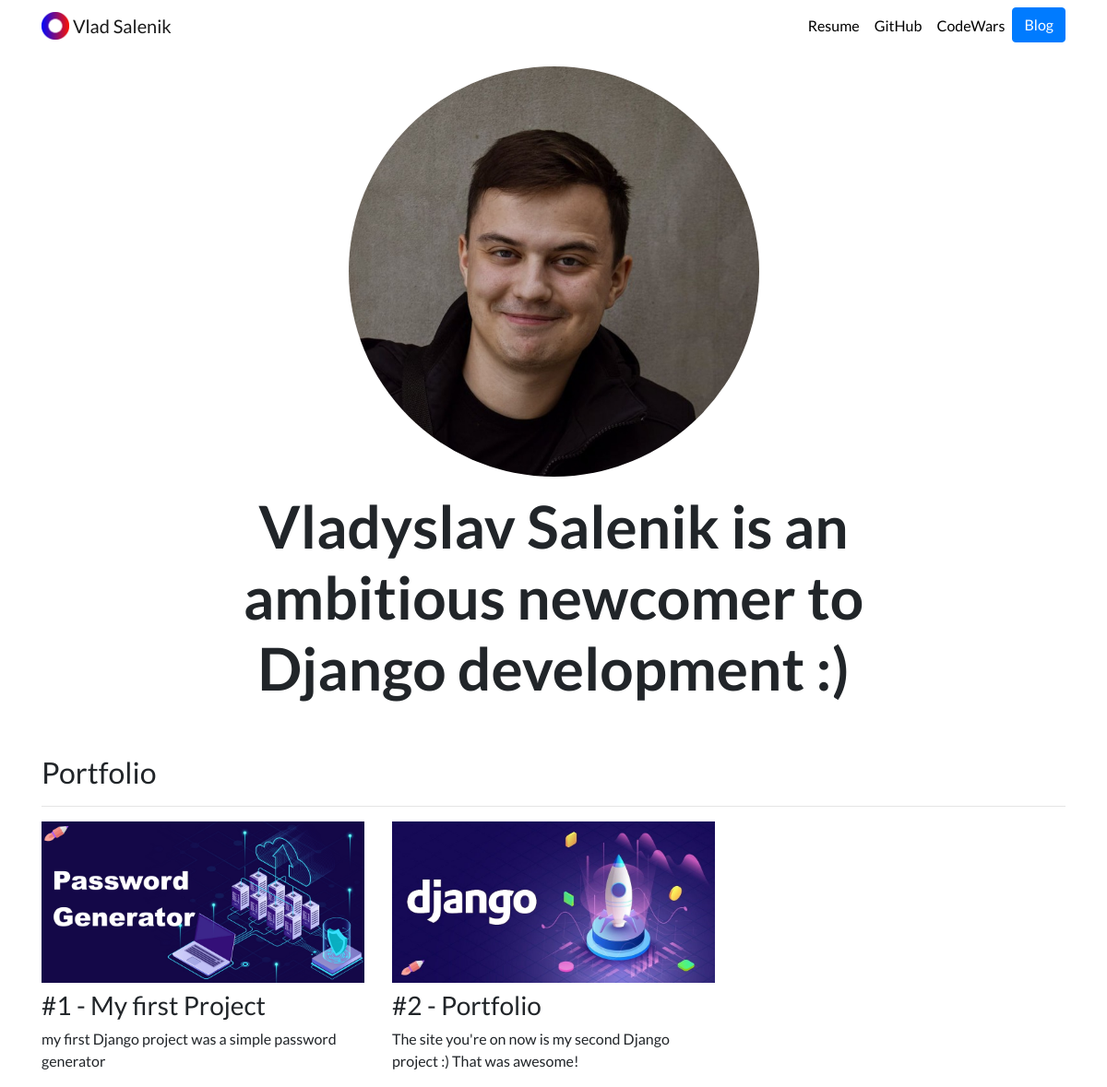
Before: / with the older database file.
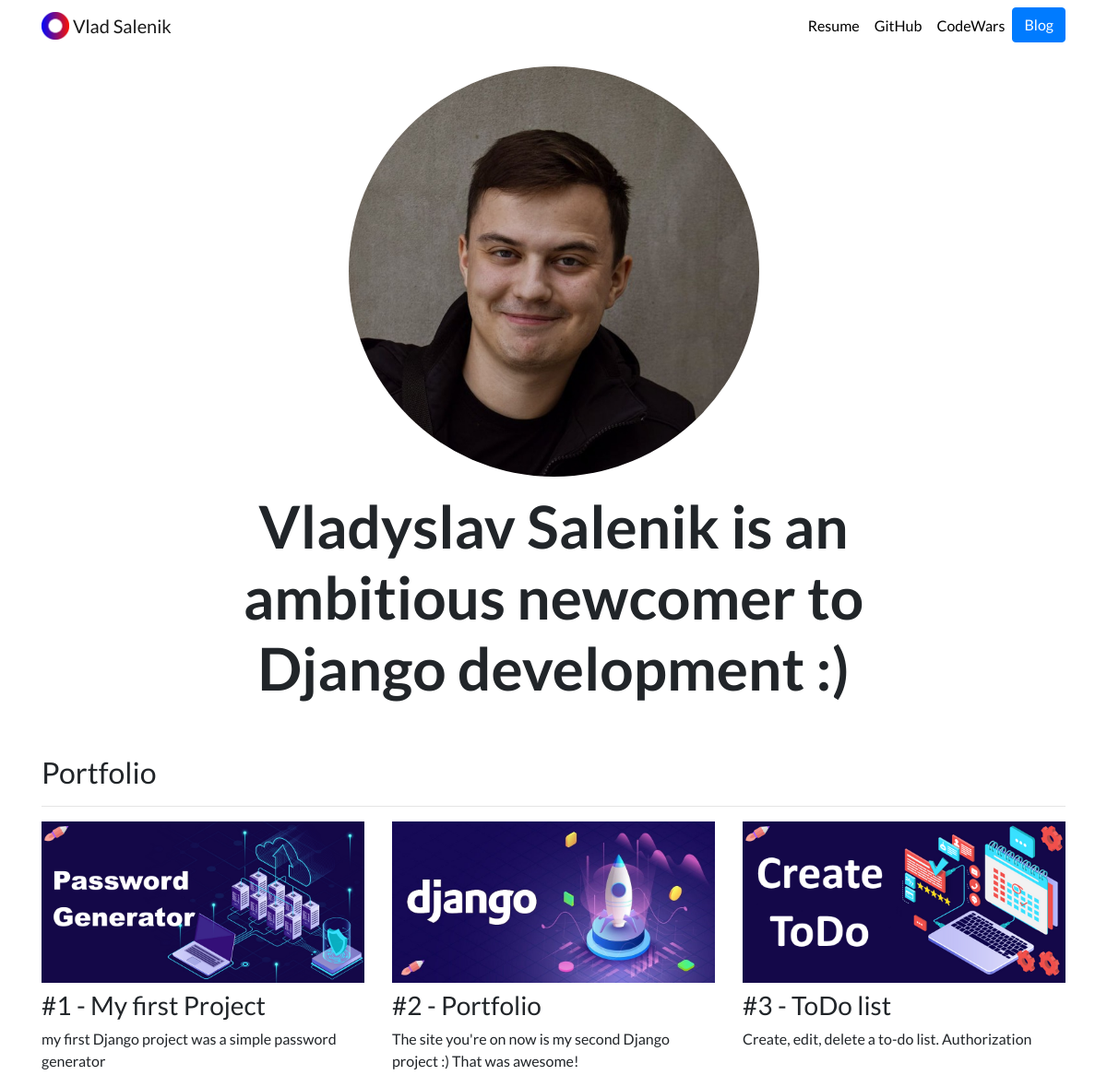
After: the same page with the newer database file.
### portfolio/models.py (models this page shows, shortened)
class Project(models.Model):
    title = models.CharField(max_length=100)
    description = models.CharField(max_length=250)
    image = models.ImageField(upload_to='portfolio/images')
    url = models.URLField(blank=True)

### portfolio/views.py (the view)
# urls.py: 2. Add a URL to urlpatterns:  path('', views.home, name='home')
def home(request):
    projects = Project.objects.all()
    return render(request, 'portfolio/home.html', {'projects': projects})

### portfolio/templates/portfolio/home.html
{% extends "portfolio/base.html" %}
{% load static %}
{% block content %}
<div class="row justify-content-center my-3">
  <div class="col-5">
    <img src="{% static 'portfolio/my_photo.jpg' %}" class="img-fluid" style="border-radius: 50%">
  </div>
</div>
<div class="row justify-content-center mb-3">
  <div class="col-md-9 text-center">
    <h1 id="hometext" class="font-weight-bold">Vladyslav Salenik is an ambitious newcomer to Django development :)</h1>
  </div>
</div>
<h2 class="mt-5">Portfolio</h2>
<hr>
<div class="row">
  {% for project in projects %}
  <div class="col-lg-4 col-md-6">
    {% if project.url %}
    <a href="{{ project.url }}" target="_blank">
      <img src="{{ project.image.url }}" class="img-fluid mb-2">
    </a>
    {% else %}
    <img src="{{ project.image.url }}" class="img-fluid mb-2">
    {% endif %}
    <h3>{{ project.title }}</h3>
    <p>{{ project.description }}</p>
  </div>
  {% endfor %}
</div>
{% endblock %}

### portfolio/templates/portfolio/base.html (shortened to what this page needs)
{% load static %}
<!doctype html>
<html lang="en">
<head>
  <link rel="stylesheet" href="https://stackpath.bootstrapcdn.com/bootstrap/4.4.1/css/bootstrap.min.css">
  <link rel="stylesheet" href="{% static "portfolio/custom.css" %}">
</head>
<body>
  <nav id="topNav" class="navbar navbar-expand-md navbar-light">
    <div class="container">
      <a class="navbar-brand" href="{% url 'home' %}">
        <img src="{% static "portfolio/Logo.png" %}" width="30" height="30" class="d-inline-block align-top" alt="Vlad's Logo">
        <span>Vlad Salenik</span>
      </a>
      <div class="collapse navbar-collapse text-center" id="navbarNav">
        <ul class="navbar-nav ml-auto">
          <li class="nav-item">
            <a class="nav-link" href="{% static "portfolio/resume.pdf" %}" target="_blank">Resume</a>
          </li>
          <li class="nav-item">
            <a class="nav-link" href="https://github.com/doranvlad/" target="_blank">GitHub</a>
          </li>
          <li class="nav-item">
            <a class="nav-link" href="https://www.codewars.com/users/doranvlad" target="_blank">CodeWars</a>
          </li>
          <li>
            <a role="button" href="{% url 'blog:all_blogs' %}" class="btn btn-primary">Blog</a>
          </li>
        </ul>
      </div>
    </div>
  </nav>
  <div class="container">
    {% block content %}{% endblock %}
  </div>
</body>
</html>

### portfolio/static/portfolio/custom.css (style rules this page uses)
.navbar-nav .nav-link { color: rgba(0,0,0,1) !important; }
body { font-family: 'Lato', sans-serif; }
@media (min-width: 992px) { #hometext { font-size: 4rem; } }

Changed rows visible on the page:
added Project: image (picture), title "#3 - ToDo list", description "Create, edit, delete a to-do list. Authorization"
